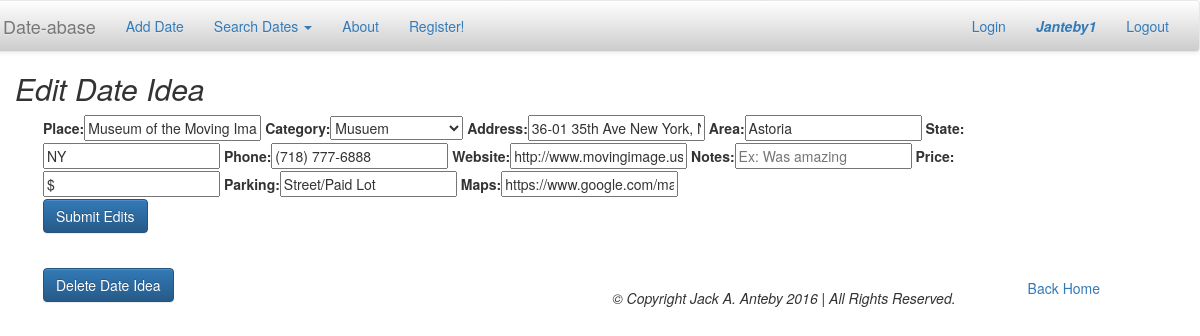
The app's page /edit/museum-of-the-moving-image (signed in), older data.
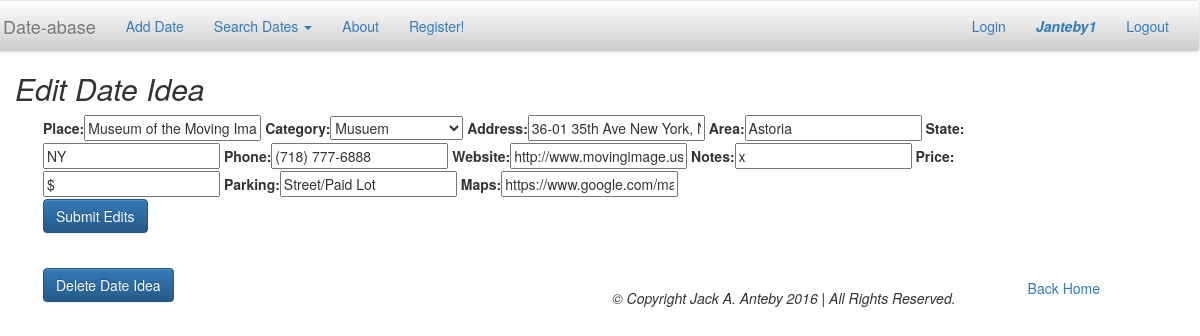
The same page, newer data.
### dates/models.py (models this page shows, shortened)
class Dates(models.Model):
    place = models.CharField (max_length=120)
    category = models.CharField (max_length=80, choices=CATEGORIES)
    address = models.CharField (max_length=150)
    area = models.CharField (max_length=30)
    state = models.CharField (max_length=5)
    phone = models.CharField (max_length=20, null = True, default = None,)
    notes = models.TextField (max_length=500, null = True, default = None,)
    website = models.URLField(max_length=120, null = True, default = None,)
    price = models.CharField (max_length=5, null = True, default = None,)
    parking = models.CharField (max_length=20, null = True, default = None,)
    maps = models.URLField (max_length=200, null = True, default = None,)
    created_at = models.DateTimeField(default = timezone.now, editable=False)
    updated_at = models.DateTimeField()
    count = models.IntegerField(default = 0)
    user = models.ForeignKey(User, null = True, default = 1)
    slug = models.SlugField(max_length=40)
    show = models.BooleanField(default=True)

### dates/views.py (the view, shortened to what this page needs)
# urls.py: url(r'^edit/(?P<dates_slug>[A-Za-z0-9\-\_]+)$', views.Edit_Date.as_view(), name="edit"),
class Edit_Date(View):
    template = "dates/edit.html"
    def get(self, request, dates_slug=None):
        if request.user.is_authenticated():
            date = Dates.objects.get(slug=dates_slug)
            if request.user == date.user:
                form = AddDateForm(instance=date)
                context = {
                    "date": date,
                    "EditForm": form }
                return render(request, self.template, context)
            else:
                return HttpResponseForbidden(render (request, "403.html"))
        else:
            return HttpResponseForbidden(render (request, "403.html"))

### dates/forms.py
class AddDateForm(forms.ModelForm):
    parking = forms.CharField(required=False)
    maps = forms.URLField(required=False)
    category = forms.ChoiceField(choices=CATEGORIES, required=True )
    class Meta:
        model = Dates
        fields = [
            "place",
            "category",
            "address",
            "area",
            "state",
            "phone",
            "website",
            "notes",
            "price",
            "parking",
            "maps",
        ]
        widgets = {
            'place': forms.TextInput(attrs={'placeholder': 'Ex: Wolf and Lamb'}),
            'area': forms.TextInput(attrs={'placeholder': 'Ex: West Village'}),
            'state': forms.TextInput(attrs={'placeholder': 'Ex: NY'}),
            'phone': forms.TextInput(attrs={'placeholder': 'Ex: 718-888-8080'}),
            'website': forms.TextInput(attrs={'placeholder': 'Ex: http://www.example.com'}),
            'notes': forms.TextInput(attrs={'placeholder': 'Ex: Was amazing'}),
            'price': forms.TextInput(attrs={'placeholder': 'Ex: $$'}),
            'parking': forms.TextInput(attrs={'placeholder': 'Ex: Street'}),
        }

### dates/templates/dates/edit.html (shortened to what this page needs)
{% extends "base.html" %}
{% load bootstrap %}
{% block content %}
    <h2><em>Edit Date Idea</em></h2>
    <form class = "form" role="form" action="{% url 'dates:edit' dates_slug=date.slug %}" method="POST">
        <fieldset class="form-group">
        {{ EditForm|bootstrap }}
        <div class="form-group">
      <button type="submit" class="btn btn-primary">Submit Edits</button>
        </div>
    </form>
    <form class = "form" role="form" action="{% url 'dates:delete' dates_slug=date.slug %}" method ="POST">
        <input type="submit" class="btn btn-primary" id="delete" value="Delete Date Idea" />
    </form>
    <a id="home" href="/"> Back Home </a>
{% endblock content %}

Row changes from the older to the newer data that the page shows:
changed Dates "Museum of the Moving Image": notes (not shown) → "x"
